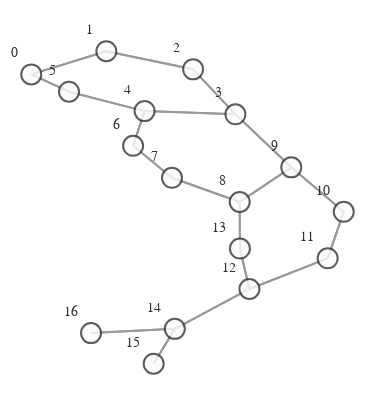

Write notebook code for a chart like this one.
### Markdown cell above
# VISUALIZATION

### Code cell
def create_graph(graph):
    g = to_networkx(graph)
    pos = nx.spring_layout(g)
    vis = GraphVisualization(
        g,
        pos,
        node_text_position="top left",
        node_size=20,
    )
    fig = vis.create_figure()
    return fig


fig = create_graph(dataset[0])
fig.show()

### Figure 1 — Plotly figure (JSON) as saved in the notebook; plotly's stock layout.template omitted (floating-point values rounded to 4 significant figures)
{"data": [{"hoverinfo": "none", "line": {"color": "#808080", "width": 2}, "mode": "lines", "opacity": 0.8, "type": "scatter", "x": [-0.399, -0.2079, null, -0.399, -0.3029, null, -0.2079, -0.399, null, -0.2079, 0.01295, null, 0.01295, -0.2079, null, 0.01295, 0.1208, null, 0.1208, 0.01295, null, 0.1208, -0.1106, null, 0.1208, 0.2629, null, -0.1106, 0.1208, null, -0.1106, -0.3029, null, -0.1106, -0.1397, null, -0.3029, -0.399, null, -0.3029, -0.1106, null, -0.1397, -0.1106, null, -0.1397, -0.04078, null, -0.04078, -0.1397, null, -0.04078, 0.1316, null, 0.1316, -0.04078, null, 0.1316, 0.2629, null, 0.1316, 0.1322, null, 0.2629, 0.1208, null, 0.2629, 0.1316, null, 0.2629, 0.3965, null, 0.3965, 0.2629, null, 0.3965, 0.3556, null, 0.3556, 0.3965, null, 0.3556, 0.1564, null, 0.1564, 0.3556, null, 0.1564, 0.1322, null, 0.1564, -0.03357, null, 0.1322, 0.1316, null, 0.1322, 0.1564, null, -0.03357, 0.1564, null, -0.03357, -0.08742, null, -0.03357, -0.2469, null, -0.08742, -0.03357, null, -0.2469, -0.03357, null], "y": [0.6702, 0.8037, null, 0.6702, 0.5703, null, 0.8037, 0.6702, null, 0.8037, 0.6992, null, 0.6992, 0.8037, null, 0.6992, 0.4396, null, 0.4396, 0.6992, null, 0.4396, 0.4582, null, 0.4396, 0.1336, null, 0.4582, 0.4396, null, 0.4582, 0.5703, null, 0.4582, 0.2581, null, 0.5703, 0.6702, null, 0.5703, 0.4582, null, 0.2581, 0.4582, null, 0.2581, 0.07339, null, 0.07339, 0.2581, null, 0.07339, -0.0664, null, -0.0664, 0.07339, null, -0.0664, 0.1336, null, -0.0664, -0.335, null, 0.1336, 0.4396, null, 0.1336, -0.0664, null, 0.1336, -0.123, null, -0.123, 0.1336, null, -0.123, -0.3916, null, -0.3916, -0.123, null, -0.3916, -0.5685, null, -0.5685, -0.3916, null, -0.5685, -0.335, null, -0.5685, -0.7986, null, -0.335, -0.0664, null, -0.335, -0.5685, null, -0.7986, -0.5685, null, -0.7986, -1, null, -0.7986, -0.8231, null, -1, -0.7986, null, -0.8231, -0.7986, null]}, {"hoverinfo": "text", "marker": {"color": "#fcfcfc", "colorbar": {"thickness": 15, "title": {"side": "right", "text": ""}, "xanchor": "left"}, "colorscale": [[0, "rgb(255,255,217)"], [0.125, "rgb(237,248,177)"], [0.25, "rgb(199,233,180)"], [0.375, "rgb(127,205,187)"], [0.5, "rgb(65,182,196)"], [0.625, "rgb(29,145,192)"], [0.75, "rgb(34,94,168)"], [0.875, "rgb(37,52,148)"], [1, "rgb(8,29,88)"]], "line": {"color": "#333333", "width": 2}, "reversescale": false, "showscale": false, "size": 20}, "mode": "markers+text", "opacity": 0.8, "text": ["0", "1", "2", "3", "4", "5", "6", "7", "8", "9", "10", "11", "12", "13", "14", "15", "16"], "textfont": {"color": "#000000", "family": "Arial", "size": 14}, "textposition": "top left", "type": "scatter", "x": [-0.399, -0.2079, 0.01295, 0.1208, -0.1106, -0.3029, -0.1397, -0.04078, 0.1316, 0.2629, 0.3965, 0.3556, 0.1564, 0.1322, -0.03357, -0.08742, -0.2469], "y": [0.6702, 0.8037, 0.6992, 0.4396, 0.4582, 0.5703, 0.2581, 0.07339, -0.0664, 0.1336, -0.123, -0.3916, -0.5685, -0.335, -0.7986, -1, -0.8231]}], "layout": {"autosize": false, "height": 400, "hovermode": "closest", "margin": {"b": 5, "l": 0, "r": 0, "t": 20}, "paper_bgcolor": "rgba(255,255,255,255)", "plot_bgcolor": "rgba(0,0,0,0)", "scene": {"xaxis": {"autorange": true, "showgrid": false, "showline": false, "showticklabels": false, "ticks": "", "visible": false, "zeroline": false}, "yaxis": {"autorange": true, "showgrid": false, "showline": false, "showticklabels": false, "ticks": "", "visible": false, "zeroline": false}, "zaxis": {"autorange": true, "showgrid": false, "showline": false, "showticklabels": false, "ticks": "", "visible": false, "zeroline": false}}, "showlegend": false, "title": {"font": {"size": 16}, "text": ""}, "width": 375, "xaxis": {"autorange": true, "showgrid": false, "showline": false, "showticklabels": false, "ticks": "", "visible": false, "zeroline": false}, "yaxis": {"autorange": true, "showgrid": false, "showline": false, "showticklabels": false, "ticks": "", "visible": false, "zeroline": false}}}
